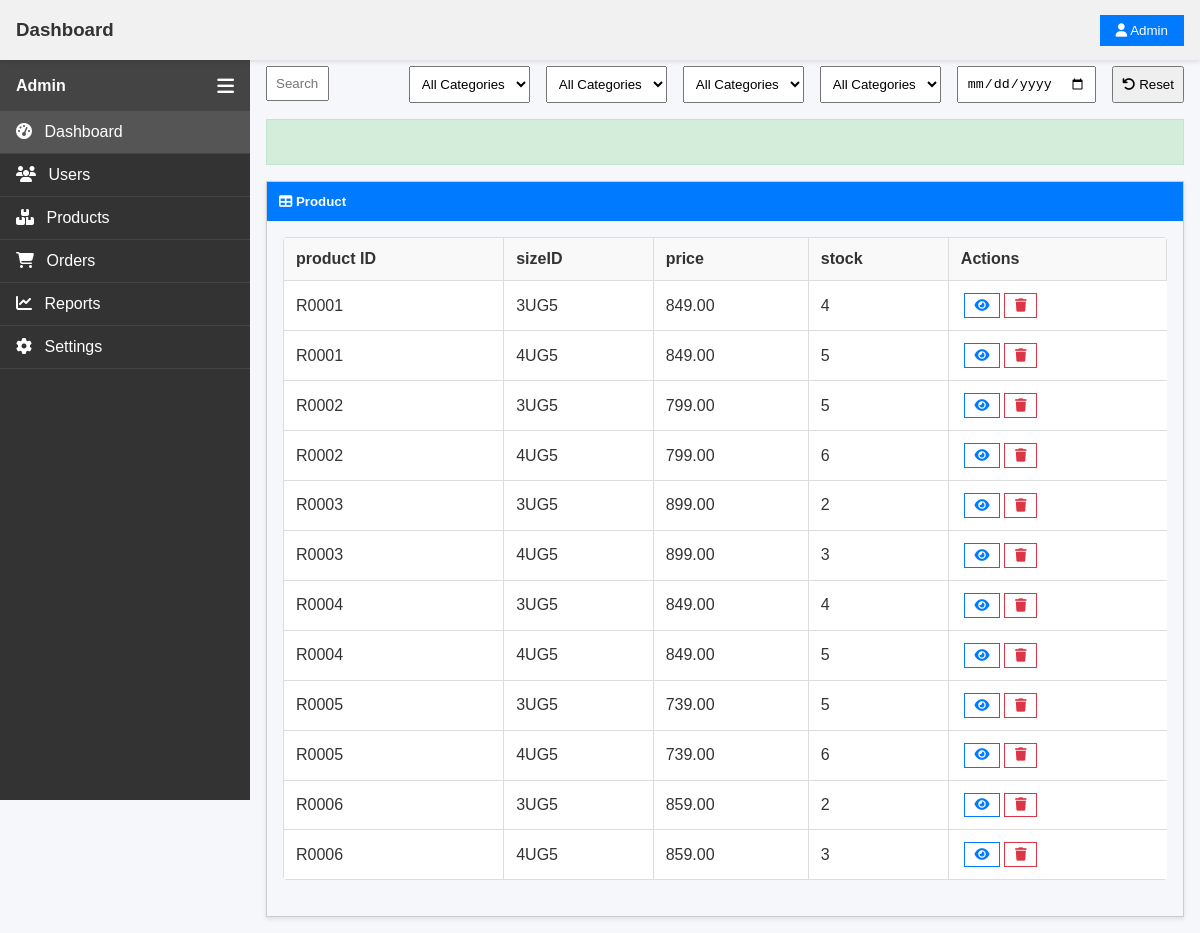
Screenshot of /pages/admin/admin_product.php with the database file from the repository.
### tables this page shows
CREATE TABLE `product` (
  `productID` varchar(5) NOT NULL,
  `productName` varchar(100) NOT NULL,
  `price` float(6,2) NOT NULL,
  `seriesID` varchar(3) DEFAULT NULL,
  `productImg` varchar(1000) NOT NULL,
  `introduction` varchar(1000) NOT NULL,
  `playerInfo` varchar(300) NOT NULL,
  `playerImage` varchar(500) NOT NULL
);

CREATE TABLE `productsize` (
  `productID` varchar(5) NOT NULL,
  `sizeID` varchar(4) NOT NULL,
  `quantity` int(11) NOT NULL
);

### controller/productController.php (called while the page is built, shortened)
<?php
require_once __DIR__ . "/../_base.php";
require_once __DIR__ . "/../db/productDb.php";
class ProductController{
    private $productDb ;
    public function __construct($_pdo){
        $this->productDb = new productDb($_pdo);
    }
    public  function getAllProducts(){
        return  $this->productDb->getAllProducts();
    }
}
?>

### db/productDb.php (called while the page is built, shortened)
<?php
class productDb{
    private $pdo;
    public function __construct($pdo) {
        $this->pdo = $pdo;
    }
    public function getAllProducts(){
        $sql = "SELECT
            p.productID,
            p.productName,
            p.price,
            p.seriesID,
            s.seriesName,
            ps.sizeID,
            ps.quantity AS total_stock
            FROM product p
            JOIN productsize ps ON p.productID = ps.productID
            JOIN series s ON p.seriesID = s.seriesID
            ORDER BY p.productID, ps.sizeID;";
        $stmt = $this->pdo->prepare($sql);
        $stmt->execute();
        return $stmt->fetchAll();
    }
}
?>

### pages/admin/admin_product.php (the view, shortened to what this page needs)
<?php
require_once "../../controller/productController.php";
require_once "../../_base.php";
require_once  "../admin/main.php";
$productController = new ProductController($_db);
$allProducts = $productController->getAllProducts();
?>
<div class="main-content">
  <div style="margin-bottom: 1rem;">
    <form style="display: flex; gap: 1rem;">
        <div style="flex: 1;">
          <input type="text" placeholder="Search..." style="width: 50%; padding: 0.5rem;">
        </div>
        <select style="padding: 0.5rem;">
          <option>All Categories</option>
        </select>
        <select style="padding: 0.5rem;">
          <option>All Categories</option>
        </select>
        <select style="padding: 0.5rem;">
          <option>All Categories</option>
        </select>
        <select style="padding: 0.5rem;">
          <option>All Categories</option>
        </select>
        <input type="date" style="padding: 0.5rem;">
        <button type="reset" style="padding: 0.5rem;">
          <i class="fas fa-undo"></i> Reset
        </button>
      </form>
  </div>
  <div style="background-color: #d4edda; color: #155724; padding: 0.75rem; margin-bottom: 1rem; border: 1px solid #c3e6cb;">
  </div>
  <div class="container-table">
    <div class="tb-title">
      <h5 style="margin: 0;"><i class="fas fa-table"></i> Product </h5>
    </div>
    <div style="padding: 1rem;">
      <table class="tb">
          <thead>
            <tr style="background-color: #f9f9f9;">
              <th class="th">product ID  </th>
              <th class="th">sizeID</th>
              <th class="th">price</th>
              <th class="th">stock</th>
              <th class="th">Actions</th>
            </tr>
          </thead>
          <tbody>
            <?php foreach ($allProducts as $index => $product): ?>
            <tr>
              <td class="td"><?php echo htmlspecialchars($product->productID); ?></td>
              <td class="td"><?php echo htmlspecialchars($product->sizeID); ?></td>
              <td class="td"><?php echo number_format($product->price, 2); ?></td>
              <td class="td"><?php echo htmlspecialchars($product->total_stock); ?></td>
              <td>
                <button class="action-btn-add">
                      <i class="fas fa-eye"></i>
                    </button>
                    <button class="action-btn-delete">
                      <i class="fas fa-trash"></i>
                    </button>
                </td>
            </tr>
            <?php endforeach; ?>
        </tbody>
      </table>
    </div>
  </div>
  </div>

### css/main.css (style rules this page uses)
body { margin: 0; padding: 0; font-family: Arial, sans-serif; background-color: #f8f9fa; color: #333; }
.main-content { margin-left: var(--sidebar-width); margin-top: 50px; padding: 1rem; }
.container-table { border: 1px solid #ccc; box-shadow: 0 2px 4px rgba(0,0,0,0.1); }
.tb-title { background-color: #007bff; color: #fff; padding: 0.75rem; }
.tb { width: 100%; border-collapse: collapse; }
.th { padding: 0.75rem; border: 1px solid #ddd; }
.td { padding: 0.75rem; border: 1px solid #ddd; }
.action-btn-add { padding: 0.3rem 0.6rem; border: 1px solid #007bff; background: none; cursor: pointer; color: #007bff; }
.action-btn-delete { padding: 0.3rem 0.6rem; border: 1px solid #dc3545; background: none; cursor: pointer; color: #dc3545; }

### css/sidebar.css (style rules this page uses)
:root { --sidebar-width: 250px; --topbar-height: 60px; }

### css/admin_product.css (style rules this page uses)
* { margin: 0; padding: 0; box-sizing: border-box; }
body { font-family: Arial, sans-serif; background-color: #f5f7fa; color: #333; }
table { width: 100%; border-collapse: collapse; background-color: #fff; margin-bottom: 20px; border-radius: 4px; overflow: hidden; }
table thead { background-color: #f1f1f1; }
table th, table td { padding: 12px 15px; text-align: left; border-bottom: 1px solid #ddd; }
table th { font-weight: 600; }

### rows the page displays
product: productID "R0001", productsize.sizeID "3UG5", price "849.00", productsize.quantity "4", productsize.sizeID "4UG5", productsize.quantity "5"
product: productID "R0002", productsize.sizeID "3UG5", price "799.00", productsize.quantity "5", productsize.sizeID "4UG5", productsize.quantity "6"
product: productID "R0003", productsize.sizeID "3UG5", price "899.00", productsize.quantity "2", productsize.sizeID "4UG5", productsize.quantity "3"
product: productID "R0004", productsize.sizeID "3UG5", price "849.00", productsize.quantity "4", productsize.sizeID "4UG5", productsize.quantity "5"
product: productID "R0005", productsize.sizeID "3UG5", price "739.00", productsize.quantity "5", productsize.sizeID "4UG5", productsize.quantity "6"
product: productID "R0006", productsize.sizeID "3UG5", price "859.00", productsize.quantity "2", productsize.sizeID "4UG5", productsize.quantity "3"
